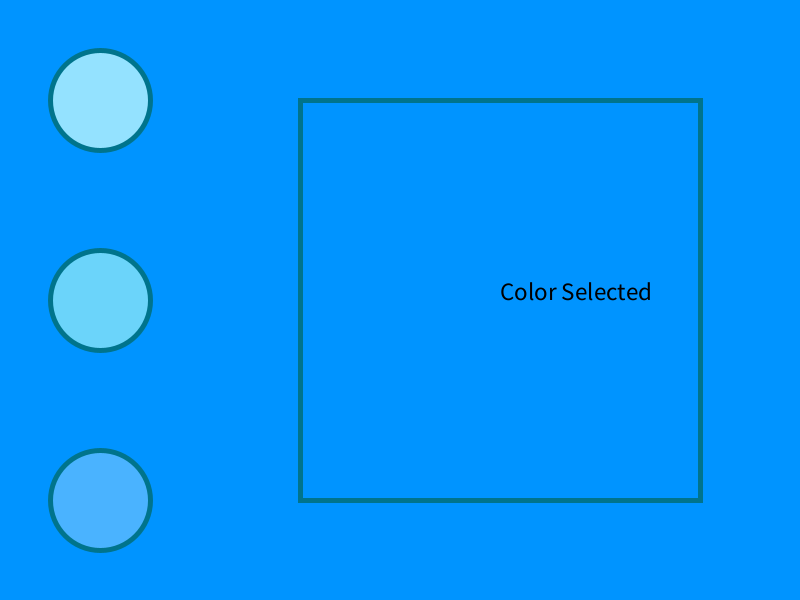
Frame 1 (no input)
Frame 60 (the mouse pressed at the canvas centre just before this capture): identical to frame 1, image omitted
Frame 120 (the mouse held since frame 60 and released just before this capture): identical to frame 1, image omitted

The Processing sketch that drew this single still picture (run headless with seeded random() and noise(); from frame 60 on, the mouse is pressed at the canvas centre):

// Processing sketch: Lesson4B
// ── Lesson4B.pde
//color pallette
color lightestBlue=#94E2FF;
color midBlue=#6BD4FA;
color darkerBlue= #4AB3FF;
color fullBlue = #0094FF;
color darkestBlue = #00748C;

//variable for color selection
color selectedColor;

void setup() {
  size(800, 600);
  strokeWeight(5);
  stroke(darkestBlue);
  selectedColor = fullBlue;
}
void draw() {
  background(fullBlue);
  fill(lightestBlue);
  circle(100, 100, 100);
  fill(midBlue);
  circle(100, 300, 100);
  fill(darkerBlue);
  circle(100, 500, 100);
  //indicator
  fill(selectedColor);
  square(300, 100, 400);
  textSize(25);
  fill(0);
  text("Color Selected", 500, 300);
}
void mouseReleased() {

  if (dist(100, 100, mouseX, mouseY)<50) {
    selectedColor = lightestBlue;
  } else if (dist(100, 300, mouseX, mouseY)<50) {
    selectedColor = midBlue;
  } else if (dist(100, 500, mouseX, mouseY)<50) {

    selectedColor= darkerBlue;
  }
}
